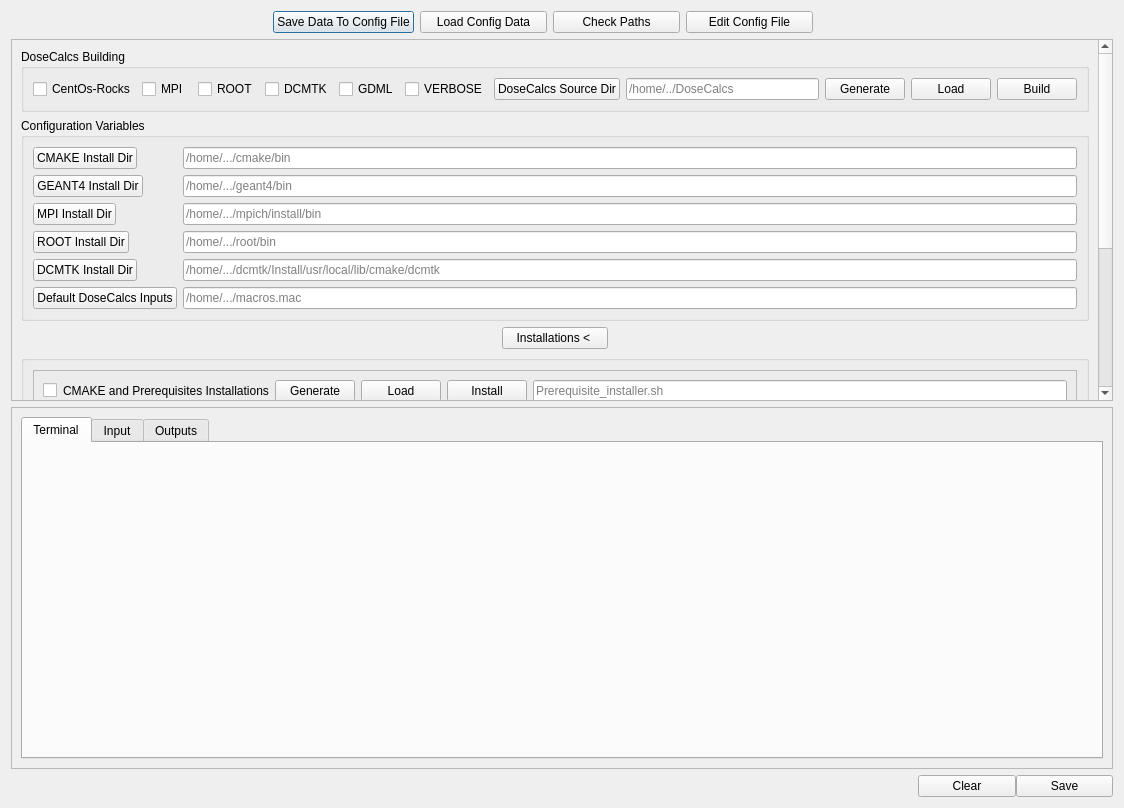
<?xml version="1.0" encoding="UTF-8"?>
<ui version="4.0">
 <class>InstallationDialog</class>
 <widget class="QDialog" name="InstallationDialog">
  <property name="geometry">
   <rect>
    <x>0</x>
    <y>0</y>
    <width>1124</width>
    <height>808</height>
   </rect>
  </property>
  <property name="windowTitle">
   <string>Make your Installations to run the DoseCalcs Application</string>
  </property>
  <property name="windowOpacity">
   <double>24.000000000000000</double>
  </property>
  <layout class="QVBoxLayout" name="verticalLayout">
   <item>
    <widget class="QFrame" name="frame_8">
     <property name="frameShape">
      <enum>QFrame::NoFrame</enum>
     </property>
     <property name="frameShadow">
      <enum>QFrame::Raised</enum>
     </property>
     <layout class="QHBoxLayout" name="horizontalLayout_8">
      <property name="leftMargin">
       <number>262</number>
      </property>
      <property name="topMargin">
       <number>0</number>
      </property>
      <property name="rightMargin">
       <number>300</number>
      </property>
      <property name="bottomMargin">
       <number>0</number>
      </property>
      <item>
       <widget class="QPushButton" name="pushButton_7">
        <property name="text">
         <string>Save Data To Config File</string>
        </property>
       </widget>
      </item>
      <item>
       <widget class="QPushButton" name="ReadPathFilepushButton">
        <property name="text">
         <string>Load Config Data</string>
        </property>
       </widget>
      </item>
      <item>
       <widget class="QPushButton" name="pushButtonUpdatePaths">
        <property name="text">
         <string>Check Paths</string>
        </property>
       </widget>
      </item>
      <item>
       <widget class="QPushButton" name="EditPathsFilepushButton">
        <property name="text">
         <string>Edit Config File</string>
        </property>
       </widget>
      </item>
     </layout>
    </widget>
   </item>
   <item>
    <widget class="QScrollArea" name="scrollArea">
     <property name="horizontalScrollBarPolicy">
      <enum>Qt::ScrollBarAlwaysOff</enum>
     </property>
     <property name="widgetResizable">
      <bool>true</bool>
     </property>
     <widget class="QWidget" name="scrollAreaWidgetContents">
      <property name="geometry">
       <rect>
        <x>0</x>
        <y>0</y>
        <width>1090</width>
        <height>663</height>
       </rect>
      </property>
      <layout class="QVBoxLayout" name="verticalLayout_3">
       <item>
        <widget class="QGroupBox" name="groupBox_3">
         <property name="title">
          <string>DoseCalcs Building</string>
         </property>
         <layout class="QVBoxLayout" name="verticalLayout_4">
          <item>
           <widget class="QFrame" name="frame_6">
            <property name="frameShape">
             <enum>QFrame::NoFrame</enum>
            </property>
            <property name="frameShadow">
             <enum>QFrame::Raised</enum>
            </property>
            <layout class="QHBoxLayout" name="horizontalLayout_6">
             <property name="leftMargin">
              <number>0</number>
             </property>
             <property name="topMargin">
              <number>0</number>
             </property>
             <property name="rightMargin">
              <number>0</number>
             </property>
             <property name="bottomMargin">
              <number>0</number>
             </property>
             <item>
              <widget class="QCheckBox" name="checkBoxRocks">
               <property name="text">
                <string>CentOs-Rocks</string>
               </property>
              </widget>
             </item>
             <item>
              <widget class="QCheckBox" name="checkBox">
               <property name="text">
                <string>MPI </string>
               </property>
              </widget>
             </item>
             <item>
              <widget class="QCheckBox" name="checkBox_2">
               <property name="text">
                <string>ROOT</string>
               </property>
              </widget>
             </item>
             <item>
              <widget class="QCheckBox" name="checkBox_3">
               <property name="text">
                <string>DCMTK</string>
               </property>
              </widget>
             </item>
             <item>
              <widget class="QCheckBox" name="checkBox_5">
               <property name="text">
                <string>GDML</string>
               </property>
              </widget>
             </item>
             <item>
              <widget class="QCheckBox" name="checkBox_4">
               <property name="text">
                <string>VERBOSE</string>
               </property>
              </widget>
             </item>
             <item>
              <widget class="QPushButton" name="pushButton_5">
               <property name="text">
                <string>DoseCalcs Source Dir</string>
               </property>
              </widget>
             </item>
             <item>
              <widget class="QLineEdit" name="lineEdit_5">
               <property name="placeholderText">
                <string>/home/../DoseCalcs</string>
               </property>
              </widget>
             </item>
             <item>
              <widget class="QPushButton" name="pushButtonGenerateDoseCalcsBuilder">
               <property name="text">
                <string>Generate</string>
               </property>
              </widget>
             </item>
             <item>
              <widget class="QPushButton" name="openAndInstallAPPBtn">
               <property name="text">
                <string>Load</string>
               </property>
              </widget>
             </item>
             <item>
              <widget class="QPushButton" name="installCodeGeant4Button">
               <property name="text">
                <string>Build</string>
               </property>
              </widget>
             </item>
            </layout>
           </widget>
          </item>
         </layout>
        </widget>
       </item>
       <item>
        <widget class="QGroupBox" name="groupBox">
         <property name="title">
          <string>Configuration Variables</string>
         </property>
         <layout class="QFormLayout" name="formLayout">
          <item row="0" column="0">
           <widget class="QPushButton" name="pushButton_8">
            <property name="text">
             <string>CMAKE Install Dir</string>
            </property>
           </widget>
          </item>
          <item row="0" column="1">
           <widget class="QLineEdit" name="lineEdit_13">
            <property name="placeholderText">
             <string>/home/.../cmake/bin</string>
            </property>
           </widget>
          </item>
          <item row="1" column="0">
           <widget class="QPushButton" name="pushButton">
            <property name="text">
             <string>GEANT4 Install Dir</string>
            </property>
           </widget>
          </item>
          <item row="1" column="1">
           <widget class="QLineEdit" name="lineEdit">
            <property name="placeholderText">
             <string>/home/.../geant4/bin</string>
            </property>
           </widget>
          </item>
          <item row="2" column="0">
           <widget class="QPushButton" name="pushButton_2">
            <property name="text">
             <string>MPI Install Dir</string>
            </property>
           </widget>
          </item>
          <item row="2" column="1">
           <widget class="QLineEdit" name="lineEdit_2">
            <property name="placeholderText">
             <string>/home/.../mpich/install/bin</string>
            </property>
           </widget>
          </item>
          <item row="3" column="0">
           <widget class="QPushButton" name="pushButton_3">
            <property name="text">
             <string>ROOT Install Dir</string>
            </property>
           </widget>
          </item>
          <item row="3" column="1">
           <widget class="QLineEdit" name="lineEdit_3">
            <property name="placeholderText">
             <string>/home/.../root/bin</string>
            </property>
           </widget>
          </item>
          <item row="4" column="0">
           <widget class="QPushButton" name="pushButton_4">
            <property name="text">
             <string>DCMTK Install Dir</string>
            </property>
           </widget>
          </item>
          <item row="4" column="1">
           <widget class="QLineEdit" name="lineEdit_4">
            <property name="placeholderText">
             <string>/home/.../dcmtk/Install/usr/local/lib/cmake/dcmtk</string>
            </property>
           </widget>
          </item>
          <item row="5" column="0">
           <widget class="QPushButton" name="pushButton_6">
            <property name="text">
             <string>Default DoseCalcs Inputs</string>
            </property>
           </widget>
          </item>
          <item row="5" column="1">
           <widget class="QLineEdit" name="lineEdit_11">
            <property name="placeholderText">
             <string>/home/.../macros.mac</string>
            </property>
           </widget>
          </item>
         </layout>
        </widget>
       </item>
       <item>
        <widget class="QFrame" name="frame_12">
         <property name="frameShape">
          <enum>QFrame::NoFrame</enum>
         </property>
         <property name="frameShadow">
          <enum>QFrame::Raised</enum>
         </property>
         <layout class="QHBoxLayout" name="horizontalLayout_14">
          <property name="spacing">
           <number>0</number>
          </property>
          <property name="leftMargin">
           <number>481</number>
          </property>
          <property name="topMargin">
           <number>0</number>
          </property>
          <property name="rightMargin">
           <number>481</number>
          </property>
          <property name="bottomMargin">
           <number>0</number>
          </property>
          <item>
           <widget class="QPushButton" name="pushButton_9">
            <property name="toolTip">
             <string>&lt;html&gt;&lt;head/&gt;&lt;body&gt;&lt;p&gt;&lt;span style=&quot; color:#252525;&quot;&gt;Follow the installations by clicking on:&lt;/span&gt;&lt;/p&gt;&lt;p&gt;&lt;span style=&quot; color:#252525;&quot;&gt;- Generate button that requires following the steps to create an installer file for the package; this file will appear in the input text area in order to view the content of the installer file and to add a modification if required, and then clicking on the save button.&lt;/span&gt;&lt;/p&gt;&lt;p&gt;&lt;span style=&quot; color:#252525;&quot;&gt;- Load button to read the installer file and show its content in the input text area to view the content of the installer file and to add a modification if required, and then click on the save button.&lt;/span&gt;&lt;/p&gt;&lt;p&gt;&lt;span style=&quot; color:#252525;&quot;&gt;- Install button to execute the installer file in terminal, and follow the required inputs in terminal, such as the password for installation purposes.&lt;/span&gt;&lt;/p&gt;&lt;/body&gt;&lt;/html&gt;</string>
            </property>
            <property name="text">
             <string>Installations &lt; </string>
            </property>
           </widget>
          </item>
         </layout>
        </widget>
       </item>
       <item>
        <widget class="QGroupBox" name="groupBox_2">
         <property name="title">
          <string/>
         </property>
         <layout class="QVBoxLayout" name="verticalLayout_2">
          <item>
           <layout class="QGridLayout" name="gridLayout">
            <item row="3" column="1" colspan="3">
             <widget class="QFrame" name="frame_3">
              <property name="frameShape">
               <enum>QFrame::StyledPanel</enum>
              </property>
              <property name="frameShadow">
               <enum>QFrame::Raised</enum>
              </property>
              <layout class="QHBoxLayout" name="horizontalLayout_3">
               <item>
                <widget class="QCheckBox" name="checkBoxInstallMPI">
                 <property name="text">
                  <string/>
                 </property>
                </widget>
               </item>
               <item>
                <widget class="QPushButton" name="DownloadMPIButton">
                 <property name="text">
                  <string>Download MPI zip       </string>
                 </property>
                </widget>
               </item>
               <item>
                <widget class="QPushButton" name="pushButtonMPIGenerate">
                 <property name="toolTip">
                  <string>&lt;html&gt;&lt;head/&gt;&lt;body&gt;&lt;p&gt;Generate a shell file that contains commands for installation. You can edit and save the file to be used in the installation process.&lt;/p&gt;&lt;/body&gt;&lt;/html&gt;</string>
                 </property>
                 <property name="text">
                  <string>Generate</string>
                 </property>
                </widget>
               </item>
               <item>
                <widget class="QPushButton" name="openAndInstallMPIBtn">
                 <property name="toolTip">
                  <string>Load an already created shell file that contains commands for installation. You can edit and save the file to be used in the installation process.</string>
                 </property>
                 <property name="text">
                  <string>Load</string>
                 </property>
                </widget>
               </item>
               <item>
                <widget class="QPushButton" name="InstallMPIButton">
                 <property name="toolTip">
                  <string>You will be asked to add a zip file that will be unzipped automatically (you should wait!) and then choose the unzipped source directory of the package to be installed. If you already generated an installation file, ignore the file dialog inputs. The Installation directory will be PackagesAndFiles.</string>
                 </property>
                 <property name="text">
                  <string>Install</string>
                 </property>
                </widget>
               </item>
               <item>
                <widget class="QLineEdit" name="MPIDirlineEdit">
                 <property name="placeholderText">
                  <string>MPI_installer.sh </string>
                 </property>
                </widget>
               </item>
              </layout>
             </widget>
            </item>
            <item row="5" column="1" colspan="3">
             <widget class="QFrame" name="frame_5">
              <property name="frameShape">
               <enum>QFrame::StyledPanel</enum>
              </property>
              <property name="frameShadow">
               <enum>QFrame::Raised</enum>
              </property>
              <layout class="QHBoxLayout" name="horizontalLayout_5">
               <item>
                <widget class="QCheckBox" name="checkBoxInstallROOT">
                 <property name="text">
                  <string/>
                 </property>
                </widget>
               </item>
               <item>
                <widget class="QPushButton" name="DownloadROOTButton">
                 <property name="text">
                  <string>Download ROOT zip   </string>
                 </property>
                </widget>
               </item>
               <item>
                <widget class="QPushButton" name="pushButtonROOTGenerate">
                 <property name="toolTip">
                  <string>Generate a shell file that contains commands for installation. You can edit and save the file to be used in the installation process.</string>
                 </property>
                 <property name="text">
                  <string>Generate</string>
                 </property>
                </widget>
               </item>
               <item>
                <widget class="QPushButton" name="openAndInstallROOTBtn">
                 <property name="toolTip">
                  <string>Load an already created shell file that contains commands for installation. You can edit and save the file to be used in the installation process.</string>
                 </property>
                 <property name="text">
                  <string>Load</string>
                 </property>
                </widget>
               </item>
               <item>
                <widget class="QPushButton" name="InstallROOTButton">
                 <property name="toolTip">
                  <string>&lt;html&gt;&lt;head/&gt;&lt;body&gt;&lt;p&gt;You will be asked to add a zip file that will be unzipped automatically (you should wait!) and then choose the unzipped source directory of the package to be installed. If you already generated an installation file, ignore the file dialog inputs. The Installation directory will be PackagesAndFiles.&lt;/p&gt;&lt;/body&gt;&lt;/html&gt;</string>
                 </property>
                 <property name="text">
                  <string>Install</string>
                 </property>
                </widget>
               </item>
               <item>
                <widget class="QLineEdit" name="ROOTDirlineEdit">
                 <property name="placeholderText">
                  <string>ROOT_installer.sh </string>
                 </property>
                </widget>
               </item>
               <item>
                <widget class="QCheckBox" name="checkBoxUseCompiledSource">
                 <property name="toolTip">
                  <string>Check it if you will use ROOT compiled package version</string>
                 </property>
                 <property name="text">
                  <string/>
                 </property>
                </widget>
               </item>
              </layout>
             </widget>
            </item>
            <item row="2" column="1" colspan="3">
             <widget class="QFrame" name="frame_2">
              <property name="frameShape">
               <enum>QFrame::StyledPanel</enum>
              </property>
              <property name="frameShadow">
               <enum>QFrame::Raised</enum>
              </property>
              <layout class="QHBoxLayout" name="horizontalLayout_2">
               <item>
                <widget class="QCheckBox" name="checkBoxInstallGeant4">
                 <property name="text">
                  <string/>
                 </property>
                </widget>
               </item>
               <item>
                <widget class="QPushButton" name="DownloadGeant4Button">
                 <property name="text">
                  <string>Download Geant4 zip</string>
                 </property>
                </widget>
               </item>
               <item>
                <widget class="QPushButton" name="pushButtonGEANTGenerate">
                 <property name="toolTip">
                  <string>&lt;html&gt;&lt;head/&gt;&lt;body&gt;&lt;p&gt;Generate a shell file that contains commands for installation. You can edit and save the file to be used in the installation process.&lt;/p&gt;&lt;/body&gt;&lt;/html&gt;</string>
                 </property>
                 <property name="text">
                  <string>Generate</string>
                 </property>
                </widget>
               </item>
               <item>
                <widget class="QPushButton" name="openAndInstallGeant4Btn">
                 <property name="toolTip">
                  <string>Load an already created shell file that contains commands for installation. You can edit and save the file to be used in the installation process.</string>
                 </property>
                 <property name="text">
                  <string>Load</string>
                 </property>
                </widget>
               </item>
               <item>
                <widget class="QPushButton" name="InstallGeant4Button">
                 <property name="toolTip">
                  <string>You will be asked to add a zip file that will be unzipped automatically (you should wait!) and then choose the unzipped source directory of the package to be installed. If you already generated an installation file, ignore the file dialog inputs. The Installation directory will be PackagesAndFiles.</string>
                 </property>
                 <property name="text">
                  <string>Install</string>
                 </property>
                </widget>
               </item>
               <item>
                <widget class="QLineEdit" name="Geant4DirlineEdit">
                 <property name="placeholderText">
                  <string>Geant4_installer.sh </string>
                 </property>
                </widget>
               </item>
              </layout>
             </widget>
            </item>
            <item row="1" column="1" colspan="3">
             <widget class="QFrame" name="frame">
              <property name="frameShape">
               <enum>QFrame::StyledPanel</enum>
              </property>
              <property name="frameShadow">
               <enum>QFrame::Raised</enum>
              </property>
              <layout class="QHBoxLayout" name="horizontalLayout">
               <item>
                <widget class="QCheckBox" name="checkBoxInstallXerces">
                 <property name="text">
                  <string/>
                 </property>
                </widget>
               </item>
               <item>
                <widget class="QLabel" name="label">
                 <property name="text">
                  <string>CMAKE and Prerequisites Installations</string>
                 </property>
                </widget>
               </item>
               <item>
                <widget class="QPushButton" name="pushButtonGenerate">
                 <property name="toolTip">
                  <string>&lt;html&gt;&lt;head/&gt;&lt;body&gt;&lt;p&gt;Generate a shell file that contains commands for installation. You can edit and save the file to be used in the installation process.&lt;/p&gt;&lt;/body&gt;&lt;/html&gt;</string>
                 </property>
                 <property name="text">
                  <string>Generate</string>
                 </property>
                </widget>
               </item>
               <item>
                <widget class="QPushButton" name="openAndInstallPrerequesiteBtn">
                 <property name="toolTip">
                  <string>Load an already created shell file that contains commands for installation. You can edit and save the file to be used in the installation process.</string>
                 </property>
                 <property name="text">
                  <string>Load</string>
                 </property>
                </widget>
               </item>
               <item>
                <widget class="QPushButton" name="installXercesButton">
                 <property name="toolTip">
                  <string>You will be asked to add a zip file that will be unzipped automatically (you should wait!) and then choose the unzipped source directory of the package to be installed. If you already generated an installation file, ignore the file dialog inputs. The Installation directory will be PackagesAndFiles.</string>
                 </property>
                 <property name="text">
                  <string>Install</string>
                 </property>
                </widget>
               </item>
               <item>
                <widget class="QLineEdit" name="XercesDirlineEdit">
                 <property name="placeholderText">
                  <string>Prerequisite_installer.sh </string>
                 </property>
                </widget>
               </item>
              </layout>
             </widget>
            </item>
            <item row="4" column="1" colspan="3">
             <widget class="QFrame" name="frame_4">
              <property name="frameShape">
               <enum>QFrame::StyledPanel</enum>
              </property>
              <property name="frameShadow">
               <enum>QFrame::Raised</enum>
              </property>
              <layout class="QHBoxLayout" name="horizontalLayout_4">
               <item>
                <widget class="QCheckBox" name="checkBoxInstallDCMTK">
                 <property name="text">
                  <string/>
                 </property>
                </widget>
               </item>
               <item>
                <widget class="QPushButton" name="DownloadDCMTKButton">
                 <property name="text">
                  <string>Download DCMTK zip</string>
                 </property>
                </widget>
               </item>
               <item>
                <widget class="QPushButton" name="pushButtonDCMTKGenerate">
                 <property name="toolTip">
                  <string>&lt;html&gt;&lt;head/&gt;&lt;body&gt;&lt;p&gt;Generate a shell file that contains commands for installation. You can edit and save the file to be used in the installation process.&lt;/p&gt;&lt;/body&gt;&lt;/html&gt;</string>
                 </property>
                 <property name="text">
                  <string>Generate</string>
                 </property>
                </widget>
               </item>
               <item>
                <widget class="QPushButton" name="openAndInstallDCMTKBtn">
                 <property name="toolTip">
                  <string>Load an already created shell file that contains commands for installation. You can edit and save the file to be used in the installation process.</string>
                 </property>
                 <property name="text">
                  <string>Load</string>
                 </property>
                </widget>
               </item>
               <item>
                <widget class="QPushButton" name="InstallDCMTKButton">
                 <property name="toolTip">
                  <string>You will be asked to add a zip file that will be unzipped automatically (you should wait!) and then choose the unzipped source directory of the package to be installed. If you already generated an installation file, ignore the file dialog inputs. The Installation directory will be PackagesAndFiles.</string>
                 </property>
                 <property name="text">
                  <string>Install</string>
                 </property>
                </widget>
               </item>
               <item>
                <widget class="QLineEdit" name="DCMTKDirlineEdit">
                 <property name="placeholderText">
                  <string>DCMTK_installer.sh </string>
                 </property>
                </widget>
               </item>
              </layout>
             </widget>
            </item>
           </layout>
          </item>
          <item>
           <widget class="QFrame" name="frame_7">
            <property name="frameShape">
             <enum>QFrame::NoFrame</enum>
            </property>
            <property name="frameShadow">
             <enum>QFrame::Raised</enum>
            </property>
            <layout class="QHBoxLayout" name="horizontalLayout_7">
             <property name="leftMargin">
              <number>319</number>
             </property>
             <property name="topMargin">
              <number>0</number>
             </property>
             <property name="rightMargin">
              <number>344</number>
             </property>
             <property name="bottomMargin">
              <number>0</number>
             </property>
             <item>
              <widget class="QPushButton" name="pushButtonGenerateInstallerFoAll">
               <property name="toolTip">
                <string>&lt;html&gt;&lt;head/&gt;&lt;body&gt;&lt;p&gt;Generate a shell file that contains commands for installation of all packages. You can edit and save the file to be used in the installation process by (Install All).&lt;/p&gt;&lt;/body&gt;&lt;/html&gt;</string>
               </property>
               <property name="text">
                <string>Generate Installer For All</string>
               </property>
              </widget>
             </item>
             <item>
              <widget class="QPushButton" name="pushButtonLoadForAll">
               <property name="toolTip">
                <string>&lt;html&gt;&lt;head/&gt;&lt;body&gt;&lt;p&gt;Load a shell file that contains commands for installation of all packages. You can edit and save the file to be used in the installation process by (Install All).&lt;/p&gt;&lt;/body&gt;&lt;/html&gt;</string>
               </property>
               <property name="text">
                <string>Load</string>
               </property>
              </widget>
             </item>
             <item>
              <widget class="QPushButton" name="pushButtonInstallAllPrerequisites">
               <property name="toolTip">
                <string>&lt;html&gt;&lt;head/&gt;&lt;body&gt;&lt;p&gt;You will be asked to add a zip files that will be unzipped automatically (you should wait!) and then choose the unzipped source directories of the packages to be installed. If you already generated an installation file, ignore the file dialog inputs.  The Installation directory will be PackagesAndFiles.&lt;/p&gt;&lt;/body&gt;&lt;/html&gt;</string>
               </property>
               <property name="text">
                <string>Install All</string>
               </property>
              </widget>
             </item>
            </layout>
           </widget>
          </item>
         </layout>
        </widget>
       </item>
      </layout>
     </widget>
    </widget>
   </item>
   <item>
    <widget class="QFrame" name="frame_9">
     <property name="frameShape">
      <enum>QFrame::StyledPanel</enum>
     </property>
     <property name="frameShadow">
      <enum>QFrame::Raised</enum>
     </property>
     <layout class="QHBoxLayout" name="horizontalLayout_11">
      <item>
       <widget class="QTabWidget" name="tabWidget">
        <property name="currentIndex">
         <number>0</number>
        </property>
        <widget class="QWidget" name="tab_2">
         <attribute name="title">
          <string>Terminal</string>
         </attribute>
         <layout class="QHBoxLayout" name="horizontalLayout_10"/>
        </widget>
        <widget class="QWidget" name="tab_3">
         <attribute name="title">
          <string>Input</string>
         </attribute>
         <layout class="QVBoxLayout" name="verticalLayout_5">
          <item>
           <widget class="CustomTextEdit" name="textEditInput" native="true"/>
          </item>
         </layout>
        </widget>
        <widget class="QWidget" name="tab">
         <attribute name="title">
          <string>Outputs</string>
         </attribute>
         <layout class="QHBoxLayout" name="horizontalLayout_9">
          <item>
           <widget class="QTextEdit" name="installationDialogTextOutput">
            <property name="lineWrapMode">
             <enum>QTextEdit::NoWrap</enum>
            </property>
           </widget>
          </item>
         </layout>
        </widget>
       </widget>
      </item>
     </layout>
    </widget>
   </item>
   <item>
    <widget class="QFrame" name="frame_11">
     <property name="frameShape">
      <enum>QFrame::NoFrame</enum>
     </property>
     <property name="frameShadow">
      <enum>QFrame::Raised</enum>
     </property>
     <layout class="QHBoxLayout" name="horizontalLayout_13">
      <property name="spacing">
       <number>0</number>
      </property>
      <property name="leftMargin">
       <number>907</number>
      </property>
      <property name="topMargin">
       <number>0</number>
      </property>
      <property name="rightMargin">
       <number>0</number>
      </property>
      <property name="bottomMargin">
       <number>0</number>
      </property>
      <item>
       <widget class="QPushButton" name="ClearTerButton">
        <property name="text">
         <string>Clear</string>
        </property>
       </widget>
      </item>
      <item>
       <widget class="QPushButton" name="pushButtonSaveInput">
        <property name="text">
         <string>Save</string>
        </property>
       </widget>
      </item>
     </layout>
    </widget>
   </item>
  </layout>
 </widget>
 <customwidgets>
  <customwidget>
   <class>CustomTextEdit</class>
   <extends>QWidget</extends>
   <header>gui/customtextedit.h</header>
  </customwidget>
 </customwidgets>
 <resources/>
 <connections/>
</ui>
